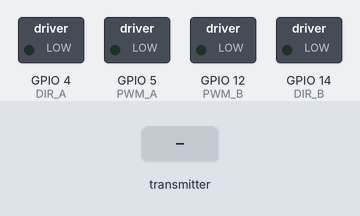
A sketch run on a simulated ESP8266 (NodeMCU). Parts: switched loads named in the sketch (green lamp = pin HIGH). The inputs (shaded band) are chosen by the test bench. What the sketch prints to the serial monitor is not drawn.

Above: at 1.2 s.
1.3 s: the transmitter starts sending f = 1
At 2.5 s:
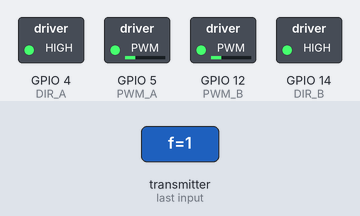
2.8 s: the transmitter starts sending f = 0
At 3.6 s:
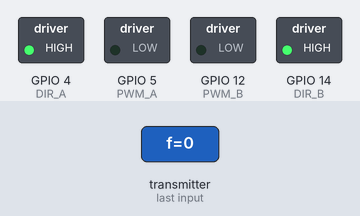
4.3 s: the transmitter starts sending b = 1
At 4.8 s:
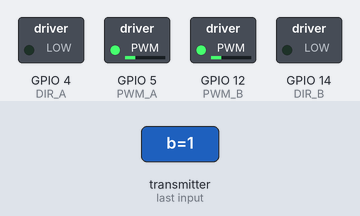
5.8 s: the transmitter starts sending b = 0
At 7.0 s:
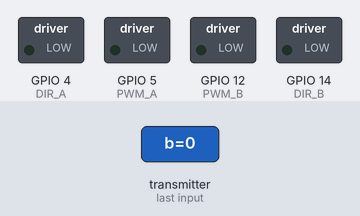
7.3 s: the transmitter starts sending l = 1
At 8.3 s:
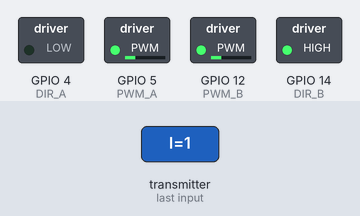
8.8 s: the transmitter starts sending l = 0
At 9.4 s:
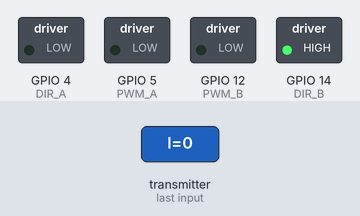
Timing chart, 0 to 11.3 s (numbered marks = the images above; inputs shaded):
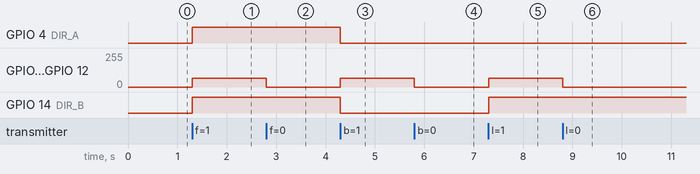

Measured:
- after the input at 1.3 s, GPIO 4 (DIR_A), GPIO 14 (DIR_B): LOW → HIGH at once; GPIO 5 (PWM_A), GPIO 12 (PWM_B): 0/255 → 64/255 at once
- after the input at 2.8 s, GPIO 5 (PWM_A), GPIO 12 (PWM_B): 64/255 → 0/255 at once
- after the input at 4.3 s, GPIO 4 (DIR_A), GPIO 14 (DIR_B): HIGH → LOW at once; GPIO 5 (PWM_A), GPIO 12 (PWM_B): 0/255 → 64/255 at once
- after the input at 5.8 s, GPIO 5 (PWM_A), GPIO 12 (PWM_B): 64/255 → 0/255 at once
- after the input at 7.3 s, GPIO 5 (PWM_A), GPIO 12 (PWM_B): 0/255 → 64/255 at once; GPIO 14 (DIR_B): LOW → HIGH at once
- after the input at 8.8 s, GPIO 5 (PWM_A), GPIO 12 (PWM_B): 64/255 → 0/255 at once

The sketch:

Reciver.ino
```cpp
// Include Libraries
#include <espnow.h>
#include <ESP8266WiFi.h>

// Define Motor Control Pins for MDD10A
#define PWM_A 5  // GPIO5 (D1) - PWM signal for Motor A
#define DIR_A 4  // GPIO4 (D2) - Direction control for Motor A
#define PWM_B 12 // GPIO12 (D6) - PWM signal for Motor B
#define DIR_B 14 // GPIO14 (D5) - Direction control for Motor B

// Initialize global variables
bool front = false;
bool back = false;
bool left = false;
bool right = false;

// Struct to receive data (must match the transmitter's struct)
typedef struct {
  bool f;
  bool b;
  bool l;
  bool r;
} message;

message data;

// Callback function to handle incoming data
void OnDataRecv(uint8_t *mac, uint8_t *incomingData, uint8_t len) {
  memcpy(&data, incomingData, sizeof(data));
  front = data.f;
  back = data.b;
  left = data.l;
  right = data.r;
}

void setup() {
  // Initialize Serial Monitor
  Serial.begin(115200);

  // Initialize motor control pins
  pinMode(PWM_A, OUTPUT);
  pinMode(DIR_A, OUTPUT);
  pinMode(PWM_B, OUTPUT);
  pinMode(DIR_B, OUTPUT);

  // Ensure motors are stopped at startup
  carStop();

  // Set Wi-Fi mode to Station
  WiFi.mode(WIFI_STA);

  // Initialize ESP-NOW
  if (esp_now_init() != 0) {
    Serial.println("Error initializing ESP-NOW");
    return;
  }

  // Register callback function
  esp_now_set_self_role(ESP_NOW_ROLE_SLAVE);
  esp_now_register_recv_cb(OnDataRecv);

  Serial.println("ESP-NOW Initialized");
}

void loop() {
  // Handle car movement based on received data
  if (front) {
    carForward();
  } else if (back) {
    carBackward();
  } else if (left) {
    carTurnLeft();
  } else if (right) {
    carTurnRight();
  } else {
    carStop();
  }
}

// Functions for specific movements
void carForward() {
  analogWrite(PWM_A, 64); // 1/4th speed for Motor A
  digitalWrite(DIR_A, HIGH); // Forward direction for Motor A
  analogWrite(PWM_B, 64); // 1/4th speed for Motor B
  digitalWrite(DIR_B, HIGH); // Forward direction for Motor B
}

void carBackward() {
  analogWrite(PWM_A, 64); // 1/4th speed for Motor A
  digitalWrite(DIR_A, LOW); // Reverse direction for Motor A
  analogWrite(PWM_B, 64); // 1/4th speed for Motor B
  digitalWrite(DIR_B, LOW); // Reverse direction for Motor B
}

void carTurnLeft() {
  analogWrite(PWM_A, 64); // Reduced speed for Motor A
  digitalWrite(DIR_A, LOW); // Reverse direction for Motor A
  analogWrite(PWM_B, 64); // Reduced speed for Motor B
  digitalWrite(DIR_B, HIGH); // Forward direction for Motor B
}

void carTurnRight() {
  analogWrite(PWM_A, 64); // Reduced speed for Motor A
  digitalWrite(DIR_A, HIGH); // Forward direction for Motor A
  analogWrite(PWM_B, 64); // Reduced speed for Motor B
  digitalWrite(DIR_B, LOW); // Reverse direction for Motor B
}

void carStop() {
  analogWrite(PWM_A, 0); // Stop Motor A
  analogWrite(PWM_B, 0); // Stop Motor B
}
```
